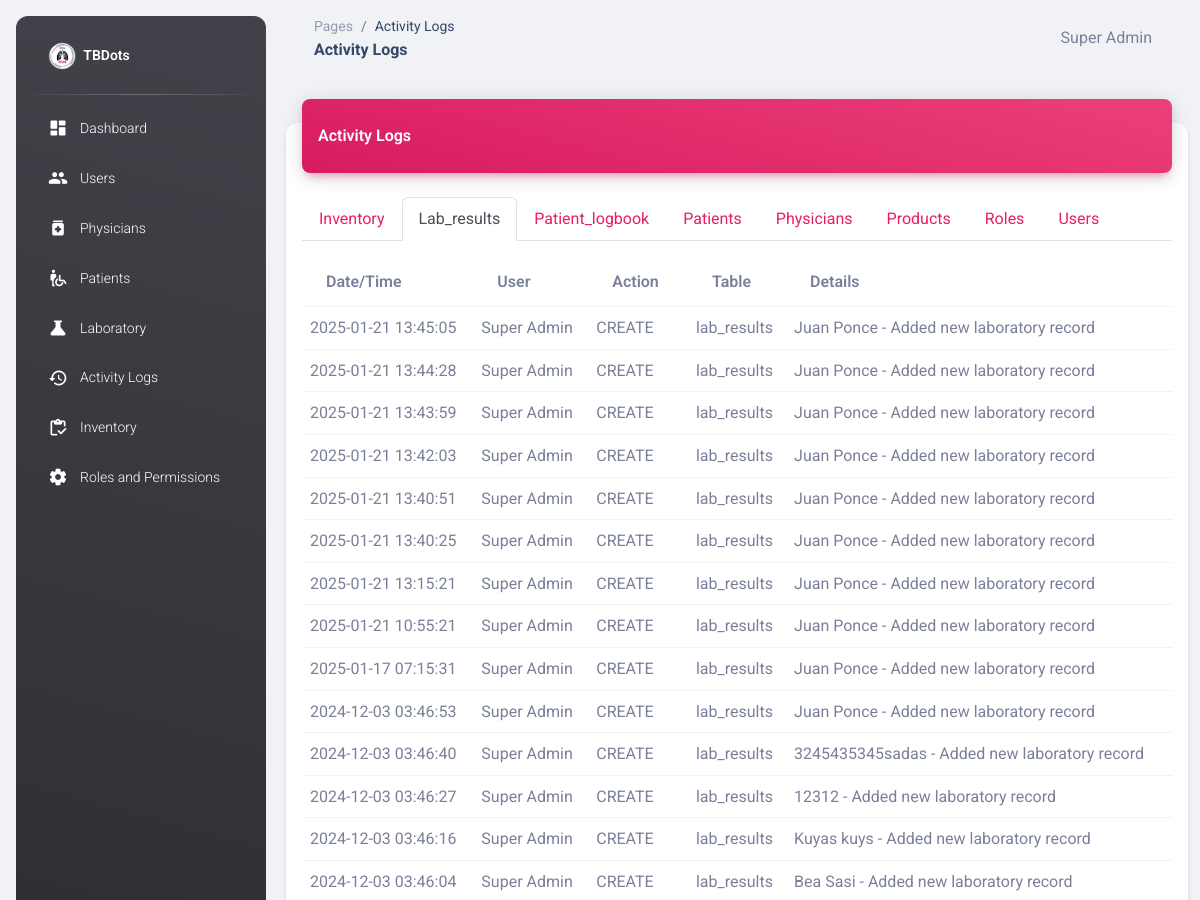
Page /activity_logs.php?table=lab_results (signed in, upper part) on the earlier database version.
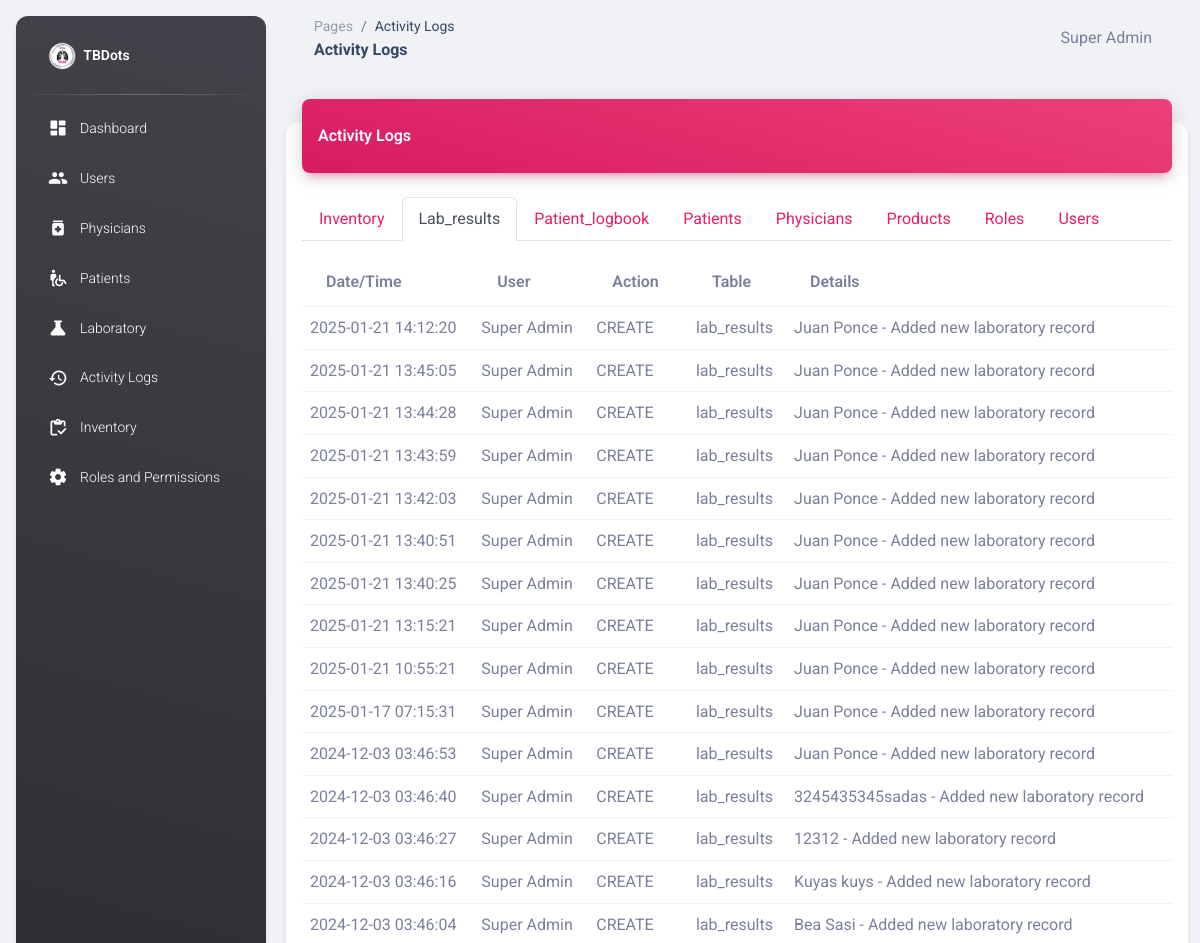
Same page on the later database version.
### tables this page shows
CREATE TABLE IF NOT EXISTS `activity_logs` (
  `id` int NOT NULL AUTO_INCREMENT,
  `user_id` int NOT NULL,
  `action` varchar(50) DEFAULT NULL,
  `table_name` varchar(50) NOT NULL,
  `record_id` int NOT NULL,
  `details` text,
  `created_at` timestamp NOT NULL DEFAULT CURRENT_TIMESTAMP,
  PRIMARY KEY (`id`),
  KEY `FK_logs_user` (`user_id`),
  CONSTRAINT `FK_logs_user` FOREIGN KEY (`user_id`) REFERENCES `users` (`id`)
);

CREATE TABLE IF NOT EXISTS `users` (
  `id` int NOT NULL AUTO_INCREMENT,
  `username` varchar(50) NOT NULL,
  `password` text NOT NULL,
  `first_name` text NOT NULL,
  `last_name` text NOT NULL,
  `role` int NOT NULL DEFAULT '0',
  `updated_at` timestamp NOT NULL DEFAULT CURRENT_TIMESTAMP,
  `created_at` timestamp NOT NULL DEFAULT CURRENT_TIMESTAMP ON UPDATE CURRENT_TIMESTAMP,
  `location_id` int DEFAULT NULL,
  PRIMARY KEY (`id`),
  KEY `FK_users_roles` (`role`),
  KEY `location_id` (`location_id`),
  CONSTRAINT `FK_users_roles` FOREIGN KEY (`role`) REFERENCES `roles` (`id`) ON DELETE CASCADE ON UPDATE CASCADE,
  CONSTRAINT `users_ibfk_1` FOREIGN KEY (`location_id`) REFERENCES `locations` (`id`)
);

### activity_logs.php (the view, shortened to what this page needs)
<?php
require_once "connection/db.php";
include_once('head.php');
$action_filter = $_GET['action'] ?? '';
$table_filter = $_GET['table'] ?? 'all';
$date_filter = $_GET['date'] ?? '';
$search = $_GET['search'] ?? '';
$query = "
    SELECT al.*, u.first_name, u.last_name,
    -- For inventory logs
    CASE
        WHEN al.table_name = 'inventory' THEN p.brand_name
        -- For lab results logs
        WHEN al.table_name = 'lab_results' THEN pat.fullname
        -- For products logs
        WHEN al.table_name = 'products' THEN p2.brand_name
        ELSE NULL
    END as related_name
    FROM activity_logs al
    LEFT JOIN users u ON al.user_id = u.id
    -- Join for inventory logs
    LEFT JOIN inventory i ON (al.table_name = 'inventory' AND al.record_id = i.id)
    LEFT JOIN products p ON i.product_id = p.id
    -- Join for lab results logs
    LEFT JOIN lab_results lr ON (al.table_name = 'lab_results' AND al.record_id = lr.id)
    LEFT JOIN patients pat ON lr.patient_id = pat.id
    -- Join for products logs
    LEFT JOIN products p2 ON (al.table_name = 'products' AND al.record_id = p2.id)
    WHERE 1=1
    AND al.action != 'DELETE'
";
if ($table_filter) {
    $query .= " AND al.table_name = '" . $conn->real_escape_string($table_filter) . "'";
}
$query .= " ORDER BY al.created_at DESC";
$result = $conn->query($query);
$tables_query = "SELECT DISTINCT table_name FROM activity_logs ORDER BY table_name";
$tables_result = $conn->query($tables_query);
$available_tables = [];
while ($table = $tables_result->fetch_assoc()) {
    $available_tables[] = $table['table_name'];
}
?>
<body class="g-sidenav-show bg-gray-200">
  <?php include_once('sidebar.php'); ?>
  <main class="main-content position-relative max-height-vh-100 h-100 border-radius-lg">
    <?php include_once('navbar.php'); ?>
    <div class="container-fluid py-4">
      <div class="row">
        <div class="col-12">
          <div class="card my-4">
            <div class="card-header p-0 position-relative mt-n4 mx-3 z-index-2">
              <div class="bg-gradient-primary shadow-primary border-radius-lg pt-4 pb-3">
                <h6 class="text-white text-capitalize ps-3">Activity Logs</h6>
              </div>
            </div>
            <div class="card-body px-3 pb-2">
              <ul class="nav nav-tabs mb-3" id="activityTabs" role="tablist">
                  <?php foreach ($available_tables as $table): ?>
                  <li class="nav-item" role="presentation">
                      <a class="nav-link <?= $table_filter === $table ? 'active' : '' ?>"
                         href="?table=<?= urlencode($table) ?><?= $action_filter ? '&action='.$action_filter : '' ?><?= $date_filter ? '&date='.$date_filter : '' ?><?= $search ? '&search='.$search : '' ?>">
                          <?= ucfirst($table) ?>
                      </a>
                  </li>
                  <?php endforeach; ?>
              </ul>
              <div class="table-responsive">
                <table class="table align-items-center mb-0">
                  <thead>
                    <tr>
                      <th>Date/Time</th>
                      <th>User</th>
                      <th>Action</th>
                      <th>Table</th>
                      <th>Details</th>
                    </tr>
                  </thead>
                  <tbody>
                    <?php while($row = $result->fetch_assoc()): ?>
                      <tr>
                        <td><?= date('Y-m-d H:i:s', strtotime($row['created_at'])) ?></td>
                        <td><?= htmlspecialchars($row['first_name'] . ' ' . $row['last_name']) ?></td>
                        <td><?= $row['action'] ?></td>
                        <td><?= $row['table_name'] ?></td>
                        <td>
                          <?php if ($row['related_name']): ?>
                            <?= htmlspecialchars($row['related_name']) ?> -
                          <?php endif; ?>
                          <?= htmlspecialchars($row['details']) ?>
                        </td>
                      </tr>
                    <?php endwhile; ?>
                  </tbody>
                </table>
              </div>
            </div>
          </div>
        </div>
      </div>
    </div>
  </main>
</body>
</html>

Differences in the rows shown:
added activity_logs: created_at "2025-01-21 14:12:20", user.last_name "Super Admin", action "CREATE", table_name "lab_results", related_name "Juan Ponce", details "Added new laboratory record"
